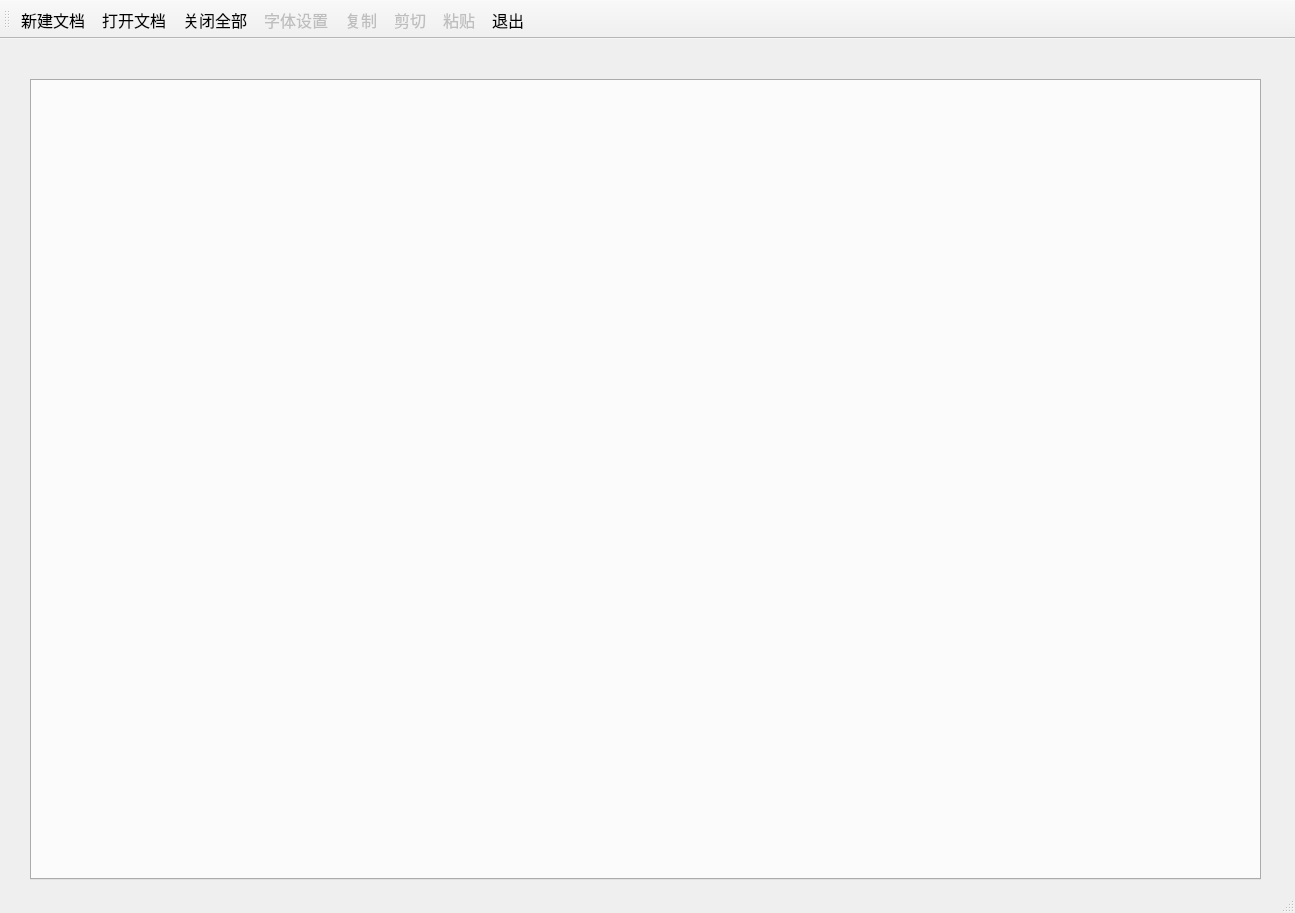
<?xml version="1.0" encoding="UTF-8"?>
<ui version="4.0">
 <class>TestQSplash</class>
 <widget class="QMainWindow" name="TestQSplash">
  <property name="geometry">
   <rect>
    <x>0</x>
    <y>0</y>
    <width>1295</width>
    <height>913</height>
   </rect>
  </property>
  <property name="font">
   <font>
    <family>Times New Roman</family>
    <pointsize>12</pointsize>
   </font>
  </property>
  <property name="windowTitle">
   <string>TesyQSplash</string>
  </property>
  <widget class="QWidget" name="centralwidget">
   <widget class="QTabWidget" name="tabWidget">
    <property name="geometry">
     <rect>
      <x>30</x>
      <y>40</y>
      <width>1231</width>
      <height>801</height>
     </rect>
    </property>
    <property name="currentIndex">
     <number>-1</number>
    </property>
   </widget>
  </widget>
  <widget class="QMenuBar" name="menubar">
   <property name="geometry">
    <rect>
     <x>0</x>
     <y>0</y>
     <width>1295</width>
     <height>28</height>
    </rect>
   </property>
  </widget>
  <widget class="QStatusBar" name="statusbar"/>
  <widget class="QToolBar" name="toolBar">
   <property name="windowTitle">
    <string>toolBar</string>
   </property>
   <property name="toolButtonStyle">
    <enum>Qt::ToolButtonTextBesideIcon</enum>
   </property>
   <attribute name="toolBarArea">
    <enum>TopToolBarArea</enum>
   </attribute>
   <attribute name="toolBarBreak">
    <bool>false</bool>
   </attribute>
   <addaction name="actDoc_New"/>
   <addaction name="actDoc_Open"/>
   <addaction name="actCloseALL"/>
   <addaction name="actFont"/>
   <addaction name="actCopy"/>
   <addaction name="actCut"/>
   <addaction name="actPaste"/>
   <addaction name="actQuit"/>
  </widget>
  <action name="actDoc_New">
   <property name="icon">
    <iconset resource="images.qrc">
     <normaloff>:/images/100.bmp</normaloff>:/images/100.bmp</iconset>
   </property>
   <property name="text">
    <string>新建文档</string>
   </property>
   <property name="toolTip">
    <string>新建文档窗口</string>
   </property>
  </action>
  <action name="actQuit">
   <property name="icon">
    <iconset resource="images.qrc">
     <normaloff>:/images/132.bmp</normaloff>:/images/132.bmp</iconset>
   </property>
   <property name="text">
    <string>退出</string>
   </property>
   <property name="toolTip">
    <string>退出本系统</string>
   </property>
  </action>
  <action name="actDoc_Open">
   <property name="icon">
    <iconset resource="images.qrc">
     <normaloff>:/images/122.bmp</normaloff>:/images/122.bmp</iconset>
   </property>
   <property name="text">
    <string>打开文档</string>
   </property>
   <property name="toolTip">
    <string>打开文档</string>
   </property>
  </action>
  <action name="actFont">
   <property name="enabled">
    <bool>false</bool>
   </property>
   <property name="icon">
    <iconset resource="images.qrc">
     <normaloff>:/images/506.bmp</normaloff>:/images/506.bmp</iconset>
   </property>
   <property name="text">
    <string>字体设置</string>
   </property>
   <property name="toolTip">
    <string>字体设置</string>
   </property>
  </action>
  <action name="actCut">
   <property name="enabled">
    <bool>false</bool>
   </property>
   <property name="icon">
    <iconset resource="images.qrc">
     <normaloff>:/images/200.bmp</normaloff>:/images/200.bmp</iconset>
   </property>
   <property name="text">
    <string>剪切</string>
   </property>
   <property name="toolTip">
    <string>剪切</string>
   </property>
  </action>
  <action name="actCopy">
   <property name="enabled">
    <bool>false</bool>
   </property>
   <property name="icon">
    <iconset resource="images.qrc">
     <normaloff>:/images/202.bmp</normaloff>:/images/202.bmp</iconset>
   </property>
   <property name="text">
    <string>复制</string>
   </property>
   <property name="toolTip">
    <string>复制</string>
   </property>
  </action>
  <action name="actPaste">
   <property name="enabled">
    <bool>false</bool>
   </property>
   <property name="icon">
    <iconset resource="images.qrc">
     <normaloff>:/images/204.bmp</normaloff>:/images/204.bmp</iconset>
   </property>
   <property name="text">
    <string>粘贴</string>
   </property>
   <property name="toolTip">
    <string>粘贴</string>
   </property>
  </action>
  <action name="actCloseALL">
   <property name="icon">
    <iconset resource="images.qrc">
     <normaloff>:/images/128.bmp</normaloff>:/images/128.bmp</iconset>
   </property>
   <property name="text">
    <string>关闭全部</string>
   </property>
   <property name="toolTip">
    <string>关闭全部窗口</string>
   </property>
  </action>
 </widget>
 <resources>
  <include location="images.qrc"/>
 </resources>
 <connections>
  <connection>
   <sender>actQuit</sender>
   <signal>triggered()</signal>
   <receiver>TestQSplash</receiver>
   <slot>close()</slot>
   <hints>
    <hint type="sourcelabel">
     <x>-1</x>
     <y>-1</y>
    </hint>
    <hint type="destinationlabel">
     <x>647</x>
     <y>456</y>
    </hint>
   </hints>
  </connection>
 </connections>
</ui>
